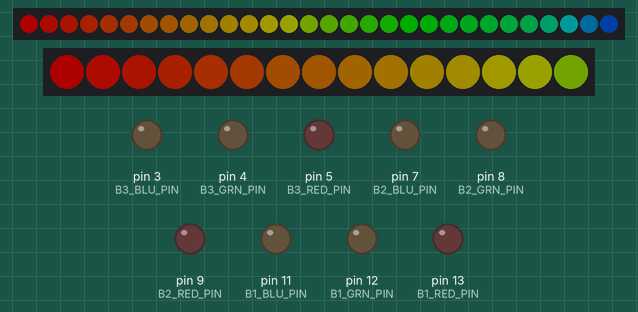
This sketch was run on a simulated Arduino Mega 2560, built with avr-gcc and run on an emulated ATmega2560. On the bench: 30 RGB LEDs in strip order, left to right, 15 RGB LEDs in strip order, left to right, output pins drawn as LEDs (lit = HIGH). Dim RGB values are drawn brighter than linear.

Above: at 0.15 s.
At 4.97 s:
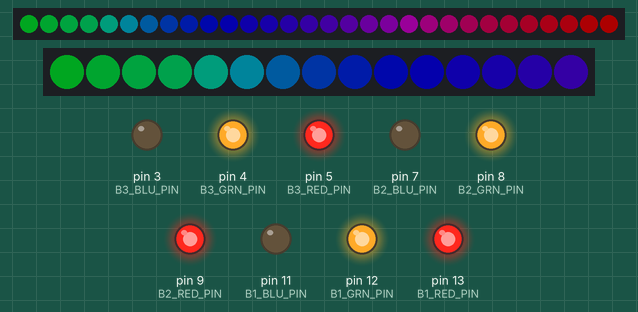
At 9.79 s:
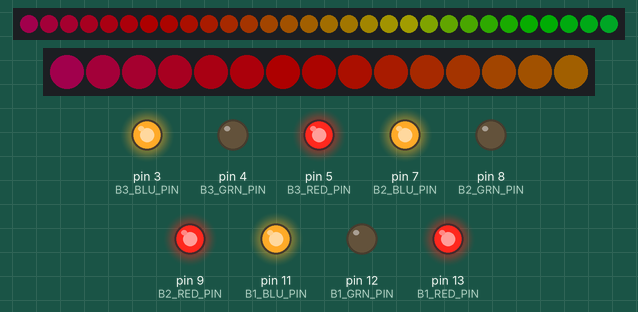
At 19.72 s:
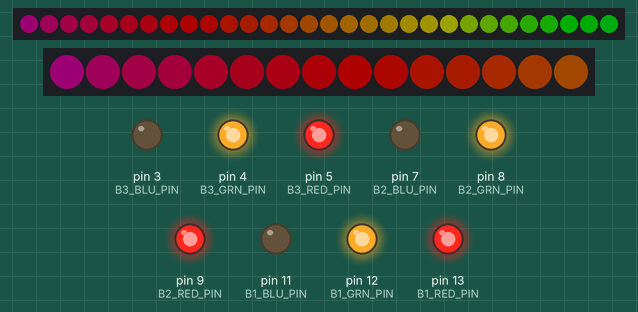
At 29.65 s:
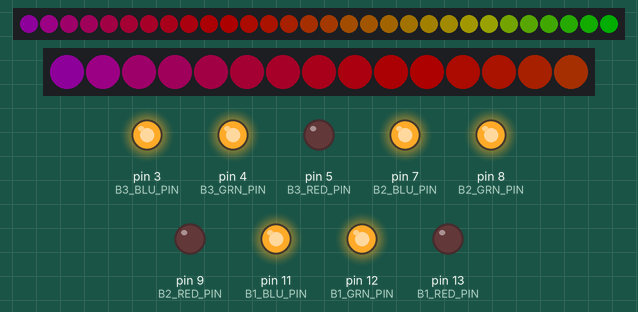
At 39.59 s:
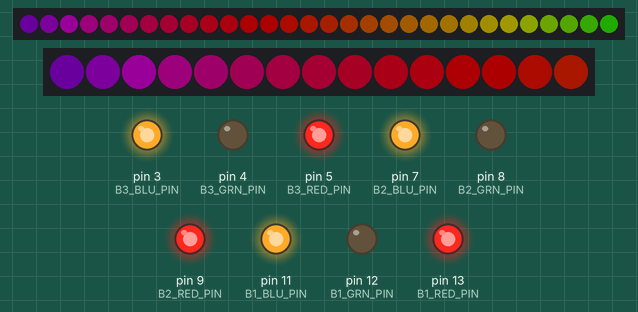
Timing chart, 0 to 40.0 s (numbered marks = the images above):
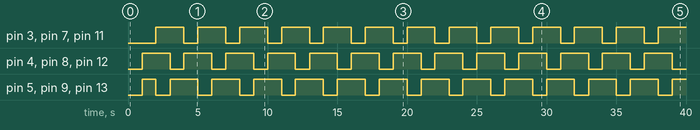

The sketch:

mega_test_program.ino
```cpp
#include <FastLED.h>

#define LED_PIN_1 34
#define LED_PIN_2 36

#define NUM_LEDS_1 30
#define NUM_LEDS_2 15

#define B1_INPUT_PIN 10
#define B1_RED_PIN 13
#define B1_GRN_PIN 12
#define B1_BLU_PIN 11

#define B2_INPUT_PIN 6
#define B2_RED_PIN 9
#define B2_GRN_PIN 8
#define B2_BLU_PIN 7

#define B3_INPUT_PIN 2
#define B3_RED_PIN 5
#define B3_GRN_PIN 4
#define B3_BLU_PIN 3

#define JOYSTICK_LEFT_PIN 22
#define JOYSTICK_RIGHT_PIN 24
#define JOYSTICK_DOWN_PIN 26
#define JOYSTICK_UP_PIN 28

// ==== Button input global variables and constants ====
#define BUTTON_1 0
#define BUTTON_2 1
#define BUTTON_3 2
#define UP 3
#define DOWN 4
#define LEFT 5
#define RIGHT 6

#define TOTAL_INPUTS 7

struct ButtonState {
    bool justPressed;
    bool isPressed;
    int pin;
    int currentValue;
    int lastValue;
};

ButtonState button1 = { false, false, B1_INPUT_PIN, HIGH, HIGH };
ButtonState button2 = { false, false, B2_INPUT_PIN, HIGH, HIGH };
ButtonState button3 = { false, false, B3_INPUT_PIN, HIGH, HIGH };
ButtonState joystickUp = { false, false, JOYSTICK_UP_PIN, HIGH, HIGH };
ButtonState joystickDown = { false, false, JOYSTICK_DOWN_PIN, HIGH, HIGH };
ButtonState joystickLeft = { false, false, JOYSTICK_LEFT_PIN, HIGH, HIGH };
ButtonState joystickRight = { false, false, JOYSTICK_RIGHT_PIN, HIGH, HIGH };

ButtonState buttons[TOTAL_INPUTS] = {
    button1,
    button2,
    button3,
    joystickUp,
    joystickDown,
    joystickLeft,
    joystickRight
};

// ==== Button LED global variables and constants ====
struct ButtonColor {
    int red;
    int green;
    int blue;
};

ButtonColor NO_COLOR = { HIGH, HIGH, HIGH };
ButtonColor RED = { LOW, HIGH, HIGH };
ButtonColor YELLOW = { LOW, LOW, HIGH };
ButtonColor GREEN = { HIGH, LOW, HIGH };
ButtonColor CYAN = { HIGH, LOW, LOW };
ButtonColor BLUE = { HIGH, HIGH, LOW };
ButtonColor MAGENTA = { LOW, HIGH, LOW };
ButtonColor WHITE = { LOW, LOW, LOW };

struct ButtonColorPins {
    int redPin;
    int greenPin;
    int bluePin;
};

ButtonColorPins buttonColorPins[3] = {
    { B1_RED_PIN, B1_GRN_PIN, B1_BLU_PIN },
    { B2_RED_PIN, B2_GRN_PIN, B2_BLU_PIN },
    { B3_RED_PIN, B3_GRN_PIN, B3_BLU_PIN },
};

// ==== LED global variables and constants ====
CRGB leds_1[NUM_LEDS_1];
CRGB leds_2[NUM_LEDS_2];

void setup() {
    // Set pin modes for all buttons
    for (int i = 0; i < TOTAL_INPUTS; i++) {
        pinMode(buttons[i].pin, INPUT);
    }

    // Set pin modes for all button color pins
    for (int i = 0; i < 3; i++) {
        pinMode(buttonColorPins[i].redPin, OUTPUT);
        pinMode(buttonColorPins[i].greenPin, OUTPUT);
        pinMode(buttonColorPins[i].bluePin, OUTPUT);
    }

    FastLED.addLeds<WS2812B, LED_PIN_1, GRB>(leds_1, NUM_LEDS_1);
    FastLED.addLeds<WS2812B, LED_PIN_2, GRB>(leds_2, NUM_LEDS_2);
    FastLED.setBrightness(50);

    digitalWrite(B1_RED_PIN, LOW);
    digitalWrite(B2_RED_PIN, LOW);
    digitalWrite(B3_RED_PIN, LOW);
}

void setButtonColor(int button, ButtonColor color) {
    digitalWrite(buttonColorPins[button].redPin, color.red);
    digitalWrite(buttonColorPins[button].greenPin, color.green);
    digitalWrite(buttonColorPins[button].bluePin, color.blue);
}

void updateButtonStates() {
    for (int i = 0; i < TOTAL_INPUTS; i++) {
        // Read the current value of the button
        int buttonValue = digitalRead(buttons[i].pin);

        // Update the button state
        buttons[i].lastValue = buttons[i].currentValue;
        buttons[i].currentValue = buttonValue;
        buttons[i].isPressed = buttonValue == LOW;
        buttons[i].justPressed = (buttons[i].lastValue == HIGH && buttons[i].currentValue == LOW);
    }
}

void updateInputs() {
    updateButtonStates();

     ButtonColor currentColor = getCurrentButtonColor();

    if (buttons[BUTTON_1].isPressed) {
        setButtonColor(BUTTON_1, MAGENTA);
    } else {
        if (buttons[UP].isPressed) {
            setButtonColor(BUTTON_1, GREEN);
        } else if (buttons[DOWN].isPressed) {
            setButtonColor(BUTTON_1, BLUE);
        } else if (buttons[LEFT].isPressed) {
            setButtonColor(BUTTON_1, YELLOW);
        } else if (buttons[RIGHT].isPressed) {
            setButtonColor(BUTTON_1, RED);
        } else {
            setButtonColor(BUTTON_1, currentColor);
        }
    }

    if (buttons[BUTTON_2].isPressed) {
        setButtonColor(BUTTON_2, RED);
    } else {
        setButtonColor(BUTTON_2, currentColor);
    }

    if (buttons[BUTTON_3].isPressed) {
        setButtonColor(BUTTON_3, CYAN);
    } else {
        setButtonColor(BUTTON_3, currentColor);
    }
}

int offset = 0;
int currentColorIndex = 0;

ButtonColor getCurrentButtonColor() {
    switch (currentColorIndex) {
        case 0:
            return BLUE;
        case 1:
            return RED;
        case 2:
            return GREEN;
    }
}

void loop() {
    offset++;
    offset = offset % 256;
    // EVERY_N_MILLISECONDS(30) {
    //     updateInputs();
    // }

    EVERY_N_SECONDS(1) {
        ButtonColor currentColor = getCurrentButtonColor();

        setButtonColor(BUTTON_1, currentColor);
        setButtonColor(BUTTON_2, currentColor);
        setButtonColor(BUTTON_3, currentColor);

        currentColorIndex++;
        currentColorIndex = currentColorIndex % 3;
    }

    fill_rainbow(leds_1, NUM_LEDS_1, offset);
    fill_rainbow(leds_2, NUM_LEDS_2, offset);
    FastLED.show();

    FastLED.delay(10);
}
```

Measured:
- by itself, pin 3 (B3_BLU_PIN), pin 7 (B2_BLU_PIN), pin 11 (B1_BLU_PIN): alternates HIGH for 2.0 s and LOW for 1.0 s
- by itself, pin 4 (B3_GRN_PIN), pin 8 (B2_GRN_PIN), pin 12 (B1_GRN_PIN): alternates HIGH for 2.0 s and LOW for 0.99 s
- by itself, pin 5 (B3_RED_PIN), pin 9 (B2_RED_PIN), pin 13 (B1_RED_PIN): repeats every 3.0 s: LOW 1.0 s, HIGH 2.0 s
